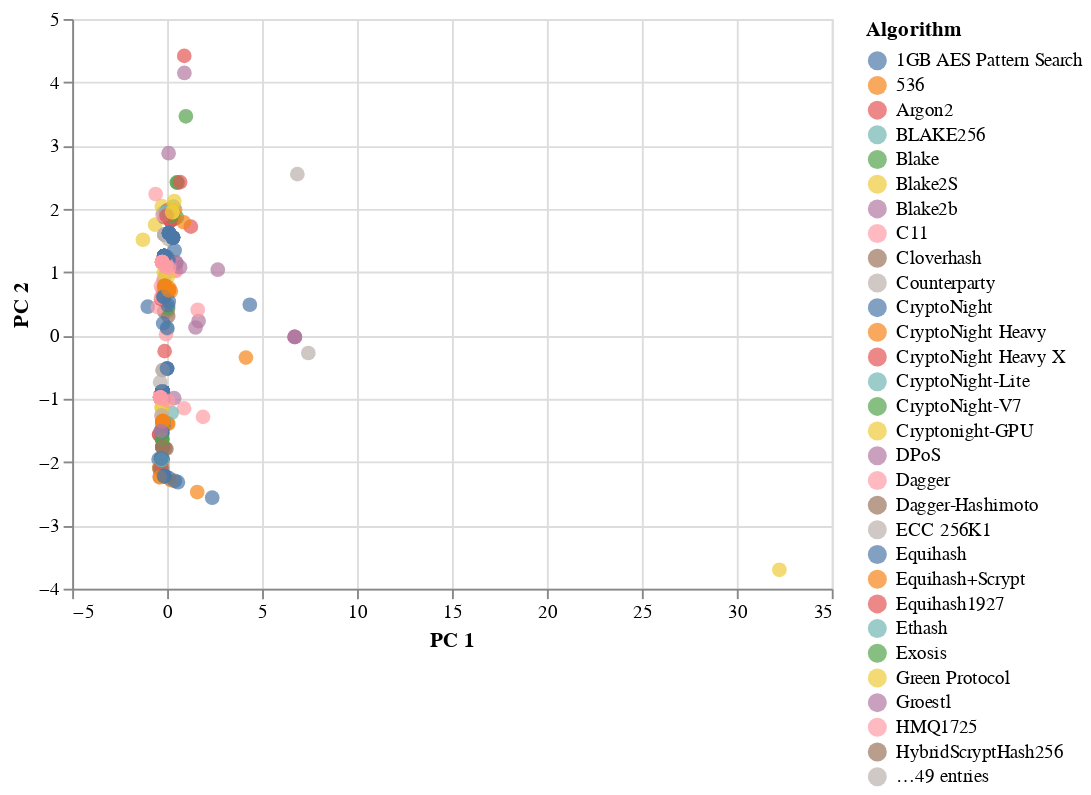

The cell this chart's notebook holds for it:
### Markdown cell above
### Visualizing Results

#### 3D-Scatter with Clusters

### Code cell
alt.Chart(clustered_df).mark_circle(size=60).encode(
    x='PC 1',
    y='PC 2',
    color='Algorithm',
    tooltip=["CoinName", "Algorithm", "TotalCoinsMined", "TotalCoinSupply"]
).interactive()

### Figure 1 — Vega-Lite specification as saved in the notebook (floating-point values rounded to 4 significant figures; data arrays with more than 128 entries replaced by an {"elided": "..."} marker saying what was removed)
{"config": {"view": {"continuousWidth": 400, "continuousHeight": 300}}, "data": {"name": "data-24210fcfa7dd711952389e5451af37e1"}, "mark": {"type": "circle", "size": 60}, "encoding": {"color": {"type": "nominal", "field": "Algorithm"}, "tooltip": [{"type": "nominal", "field": "CoinName"}, {"type": "nominal", "field": "Algorithm"}, {"type": "quantitative", "field": "TotalCoinsMined"}, {"type": "quantitative", "field": "TotalCoinSupply"}], "x": {"type": "quantitative", "field": "PC 1"}, "y": {"type": "quantitative", "field": "PC 2"}}, "selection": {"selector029": {"type": "interval", "bind": "scales", "encodings": ["x", "y"]}}, "$schema": "https://vega.github.io/schema/vega-lite/v4.8.1.json", "datasets": {"data-24210fcfa7dd711952389e5451af37e1": {"elided": "637 records"}}}
